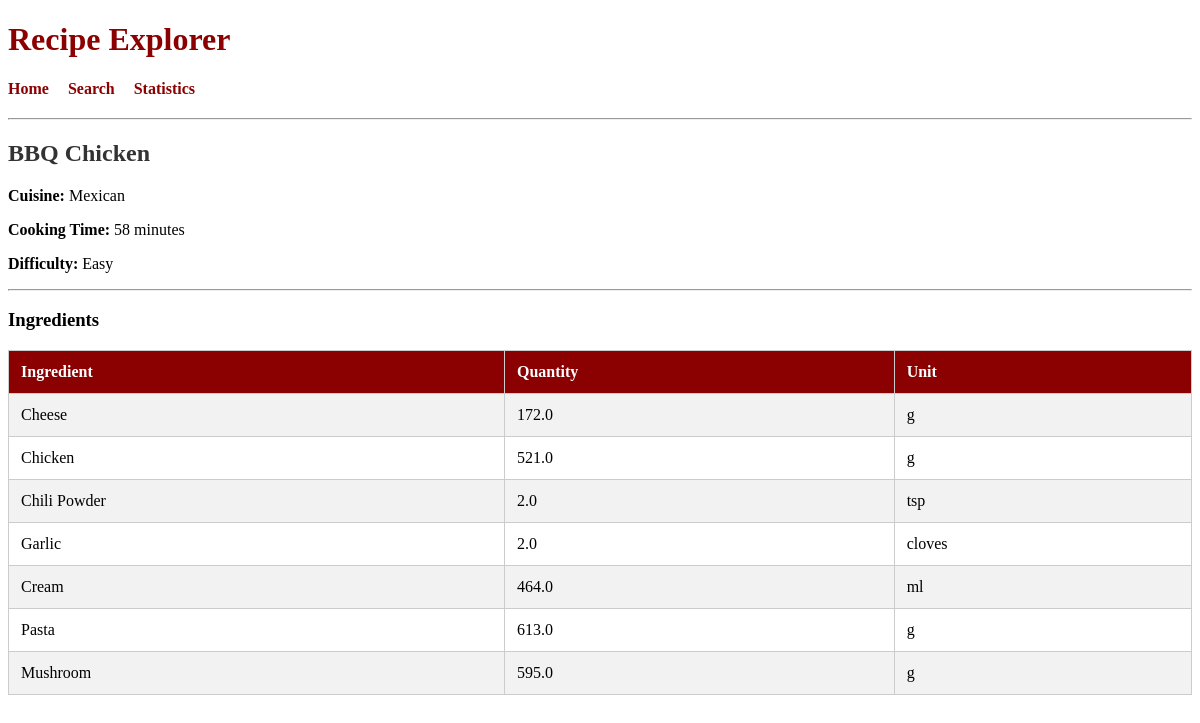
Page /recipe/15 on the committed database.
### tables this page shows
CREATE TABLE recipes (
    recipe_id INTEGER PRIMARY KEY,
    name TEXT,
    cuisine TEXT,
    cooking_time INTEGER,
    difficulty TEXT
);

CREATE TABLE ingredients (
    ingredient_id INTEGER PRIMARY KEY,
    recipe_id INTEGER,
    ingredient_name TEXT,
    quantity REAL,
    unit TEXT,
    FOREIGN KEY(recipe_id) REFERENCES recipes(recipe_id)
);

### app.py (the view)
@app.route("/recipe/<int:id>")
def recipe_detail(id):
    conn = get_db()
    cur = conn.cursor()
    cur.execute("""
        SELECT *
        FROM recipes
        WHERE recipe_id = ?
    """, (id,))
    recipe = cur.fetchone()
    cur.execute("""
        SELECT ingredient_name, quantity, unit
        FROM ingredients
        WHERE recipe_id = ?
    """, (id,))
    ingredients = cur.fetchall()
    conn.close()
    return render_template(
        "detail.html",
        recipe=recipe,
        ingredients=ingredients
    )

### app.py (called while the page is built)
def get_db():
    return sqlite3.connect("database.db")

### templates/detail.html
{% extends "base.html" %}
{% block content %}
<h2>{{ recipe[1] }}</h2>
<p><b>Cuisine:</b> {{ recipe[2] }}</p>
<p><b>Cooking Time:</b> {{ recipe[3] }} minutes</p>
<p><b>Difficulty:</b> {{ recipe[4] }}</p>
<hr>
<h3>Ingredients</h3>
<table border="1">
<tr>
    <th>Ingredient</th>
    <th>Quantity</th>
    <th>Unit</th>
</tr>
{% for ingredient in ingredients %}
<tr>
    <td>{{ ingredient[0] }}</td>
    <td>{{ ingredient[1] }}</td>
    <td>{{ ingredient[2] }}</td>
</tr>
{% endfor %}
</table>
{% endblock %}

### rows in the picture
recipes: name "BBQ Chicken", cuisine "Mexican", cooking_time "58", difficulty "Easy"
ingredients: ingredient_name "Cheese", quantity "172.0", unit "g"
ingredients: ingredient_name "Chicken", quantity "521.0", unit "g"
ingredients: ingredient_name "Chili Powder", quantity "2.0", unit "tsp"
ingredients: ingredient_name "Garlic", quantity "2.0", unit "cloves"
ingredients: ingredient_name "Cream", quantity "464.0", unit "ml"
ingredients: ingredient_name "Pasta", quantity "613.0", unit "g"
ingredients: ingredient_name "Mushroom", quantity "595.0", unit "g"
